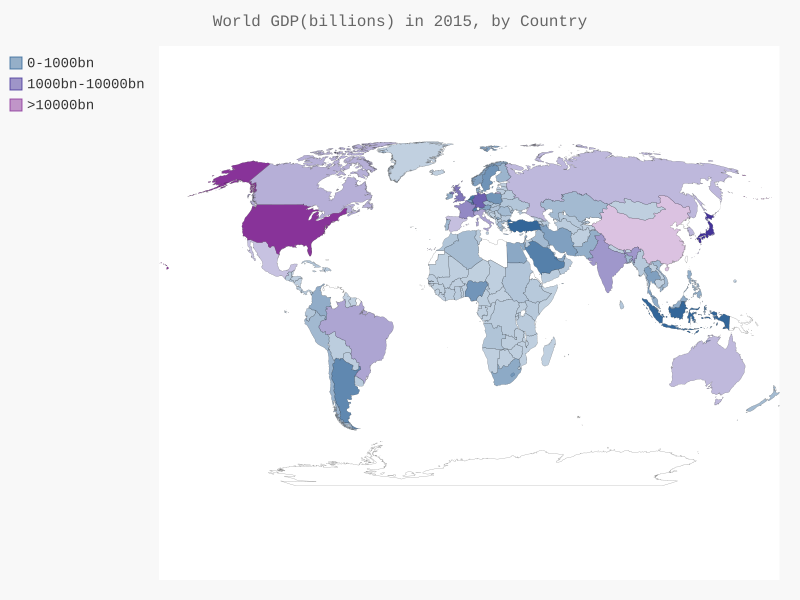

Generate this figure with Python:
#!/usr/bin/env python
# -*- coding: utf-8 -*-
#
#  world_gdp.py


def get_data_of_year(GDP_data, q_year):
    """获得该年的数据并存入列表"""
    GDPs = {}
    for GDP_dict in GDP_data:
        if GDP_dict['Year'] == q_year:  #本数据集'Year'字段是整数而非字串
            country_name = GDP_dict['Country Name']
            GDP = int(float(GDP_dict['Value']))
            code = get_country_code(country_name)
            if code:
                GDPs[code] = GDP/1000000000
    
    return GDPs
        
if __name__ == '__main__':
    import json
    
    import pygal
    from pygal.style import LightColorizedStyle as LCS, \
    RotateStyle as RS
    
    
    from country_codes import get_country_code
        
    #将数据加载到一个列表中
    filename = 'gdp_json.json'
    with open(filename) as f:
        GDP_data = json.load(f)
        
    #打印每个国家2010年的GDP
    q_year = 2015
    cc_GDPs = get_data_of_year(GDP_data, q_year)
    #print(cc_GDPs)
            
    #根据GDP将所有的国家分成三组
    cc_GDPs_1, cc_GDPs_2, cc_GDPs_3 = {}, {}, {}
    for cc, GDP in cc_GDPs.items():
        if GDP < 1000:
            cc_GDPs_1[cc] = GDP
        elif GDP < 10000:
            cc_GDPs_2[cc] = GDP
        else:
            cc_GDPs_3[cc] = GDP
            
    #看看每组分别包含多少国家
    print(len(cc_GDPs_1), len(cc_GDPs_2), len(cc_GDPs_3))
    
    #设置颜色和基本样式
    wm_style = RS('#336699', base_style=LCS)
      
    wm = pygal.maps.world.World(style=wm_style)
    wm.title = 'World GDP(billions) in ' + str(q_year) + ', by Country'
    wm.add('0-1000bn', cc_GDPs_1)
    wm.add('1000bn-10000bn', cc_GDPs_2)
    wm.add('>10000bn', cc_GDPs_3)
    
    #wm.add('2010', cc_GDPs)
    
    wm.render_to_file('world_gdp.svg')
